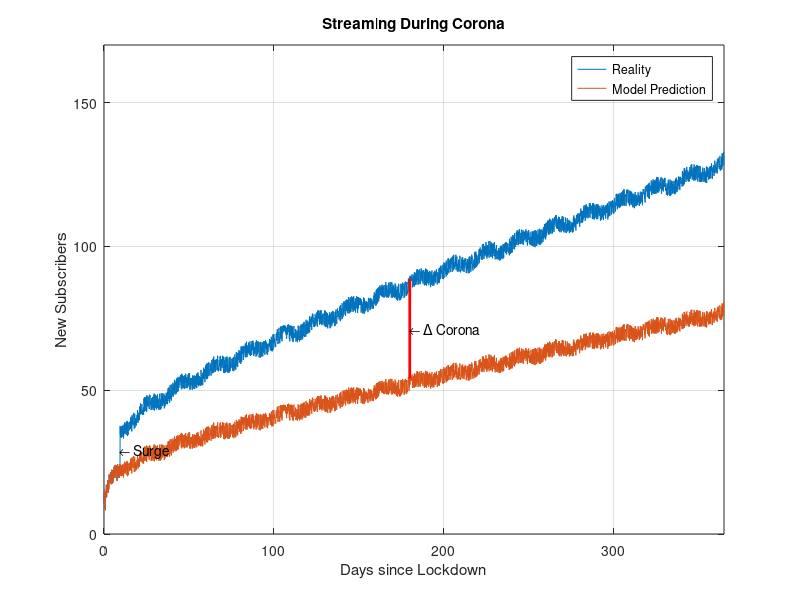

This figure's MATLAB source: (Note: this script raises an error after producing the figure.)
%% Parameters

% Clear
clear all;
close all;
clc;

% Corona Factor
factor = 1.7;

% Range
x = 0: 0.1: 365; 
x_corona_start = 95;

% Outputs
prediction = 0.12*x + 10 + (1.7*log(1 - x.^2)) + 0.8 .* sin(2*pi*0.05*x) + (1.7*log(x.^2)).^(-1);
reality = [prediction(1:x_corona_start), factor * prediction(x_corona_start+1:end)];
elements = size(reality, 2);

% Noise
noise = 6* rand(1, elements);
real_output_distorted = real(reality + noise);
model_output_distorted = real(prediction + noise);

% Error
error = real_output_distorted - model_output_distorted;

% Line Values
x_val = 180;
x_index = find(x==x_val);
y1 = model_output_distorted(x_index);
y2 = real_output_distorted(x_index);

x_val_start = x(x_corona_start);
y1_start = model_output_distorted(x_corona_start); 
y2_start = real_output_distorted(x_corona_start+3);

%% Plot
figure
plot(x, real_output_distorted, x, model_output_distorted)
line([x_val x_val],[y1 y2], 'linewidth', 2, 'color', 'red')

text(180, y1 + (y2-y1)*0.5, '\leftarrow \Delta Corona')
text(x_val_start, y1_start + (y2_start-y1_start)*0.5, '\leftarrow Surge')

xlim([0 365])
ylim([0 170])
xlabel('Days since Lockdown')
ylabel('New Subscribers')
title('Streaming During Corona')
legend('Reality','Model Prediction')
grid on

% Tightfig
h = gcf; 
tightfig(h)




